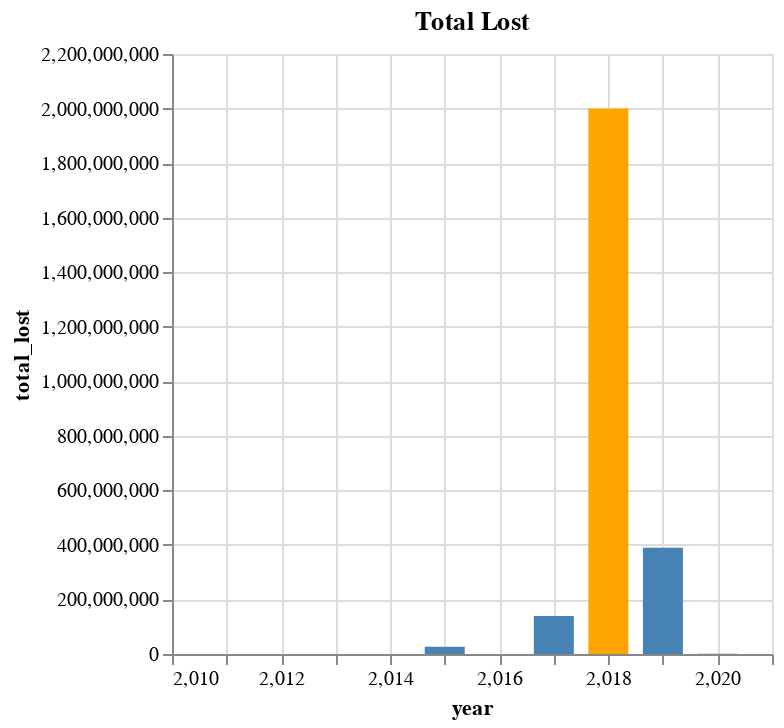

The notebook cell saved with this chart:
### Code cell
alt.Chart(damages_per_year).mark_bar(size=20).encode(
    x = "year", 
    y= "total_lost", 
    color = alt.condition(
                alt.datum.year == 2018, 
                alt.value('orange'), 
                alt.value('steelblue')
        )
).properties(width=300, title="Total Lost")

### Figure 1 — Vega-Lite specification as saved in the notebook (floating-point values rounded to 4 significant figures)
{"config": {"view": {"continuousWidth": 400, "continuousHeight": 300}}, "data": {"name": "data-139505904a74c5d0a158fa18522b5be4"}, "mark": {"type": "bar", "size": 20}, "encoding": {"color": {"condition": {"value": "orange", "test": "(datum.year === 2018)"}, "value": "steelblue"}, "x": {"field": "year", "type": "quantitative"}, "y": {"field": "total_lost", "type": "quantitative"}}, "title": "Total Lost", "width": 300, "$schema": "https://vega.github.io/schema/vega-lite/v4.17.0.json", "datasets": {"data-139505904a74c5d0a158fa18522b5be4": [{"year": 2011, "total_lost": 288100.0, "total_acres_burned": 1232.0, "total_injuries": 0, "total_deaths": 0}, {"year": 2012, "total_lost": 244800.0, "total_acres_burned": 641.3, "total_injuries": 2, "total_deaths": 0}, {"year": 2013, "total_lost": 454800.0, "total_acres_burned": 1835.0, "total_injuries": 3, "total_deaths": 0}, {"year": 2014, "total_lost": 205500.0, "total_acres_burned": 977.9, "total_injuries": 1, "total_deaths": 0}, {"year": 2015, "total_lost": 26340000.0, "total_acres_burned": 133000.0, "total_injuries": 2, "total_deaths": 0}, {"year": 2016, "total_lost": 125400.0, "total_acres_burned": 404.4, "total_injuries": 0, "total_deaths": 0}, {"year": 2017, "total_lost": 139700000.0, "total_acres_burned": 228900.0, "total_injuries": 1, "total_deaths": 44}, {"year": 2018, "total_lost": 2001000000.0, "total_acres_burned": 154800.0, "total_injuries": 2, "total_deaths": 86}, {"year": 2019, "total_lost": 389500000.0, "total_acres_burned": 86470.0, "total_injuries": 7, "total_deaths": 0}, {"year": 2020, "total_lost": 977900.0, "total_acres_burned": 23260.0, "total_injuries": 6, "total_deaths": 1}]}}
